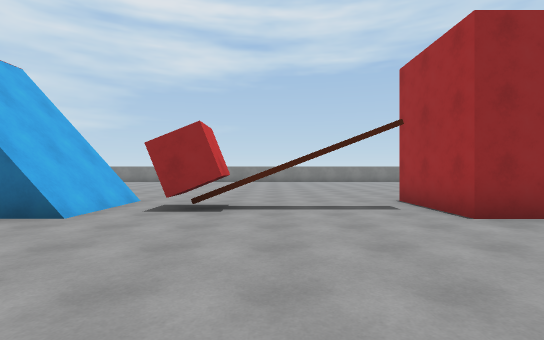
view 1 (above)

24 first-person views from a walk through a 3-D level made in the Unity game engine. The camera is 1.4 m above the floor, looks level and sees 85° across. The floor is counted in squares, 2 m on a side. Each view is taken from the middle of a square. On the plan, view 1 faces up. The plan holds only what a view shows up to about 10 squares ahead; the rest is blank. The place goes on beyond the plan. The player character is not drawn. Surface patterns are stand-ins for the level's own textures.

view 2
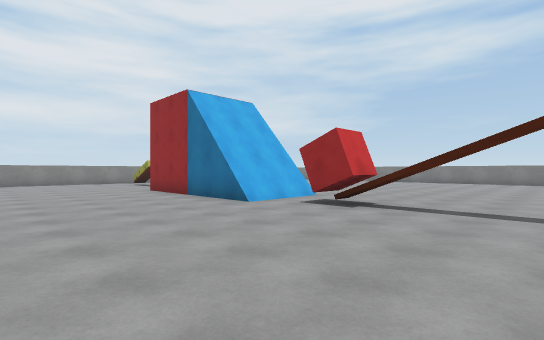

view 3
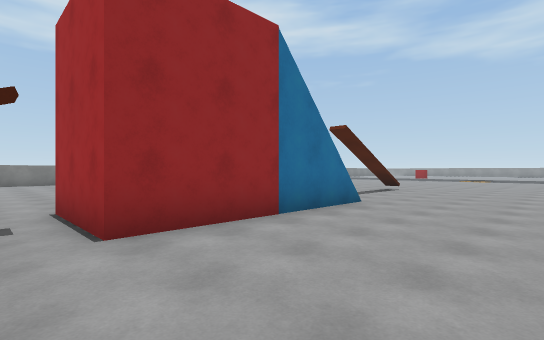

view 4
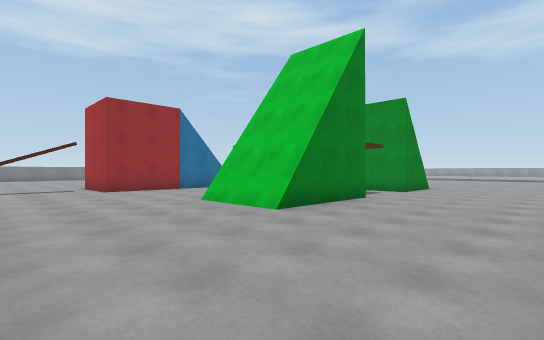

view 5
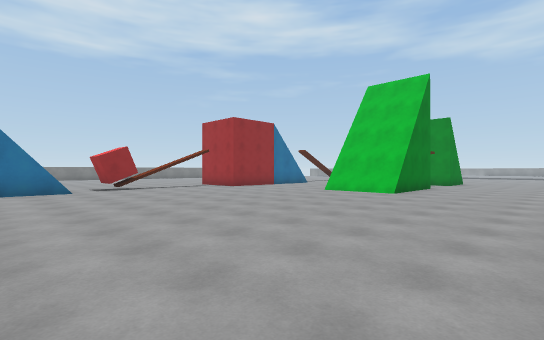

view 6
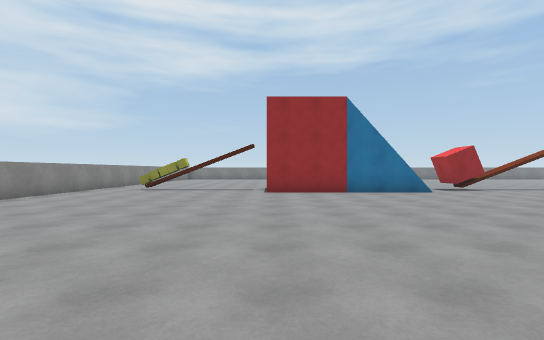

view 7
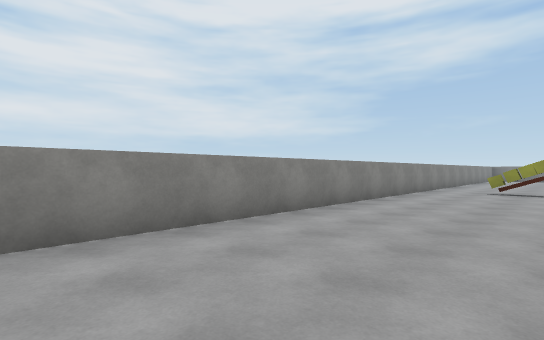

view 8
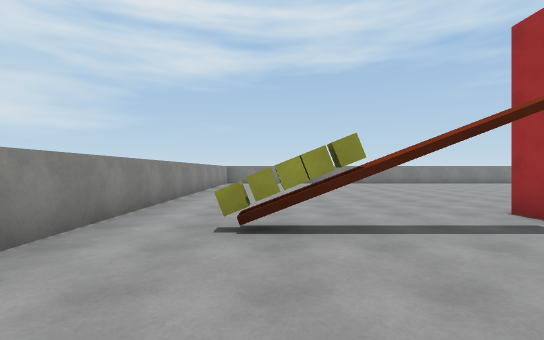

view 9
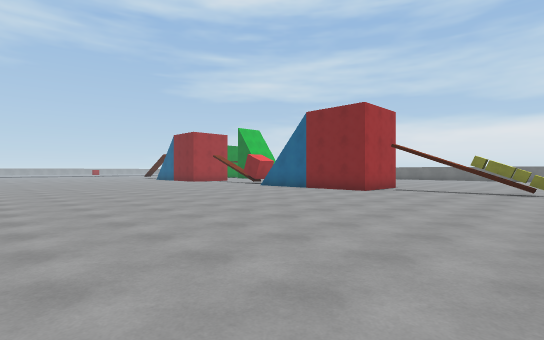

view 10
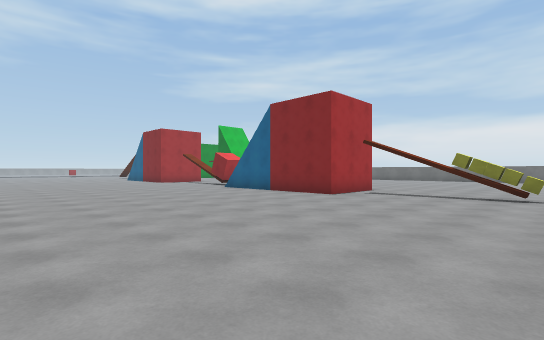

view 11
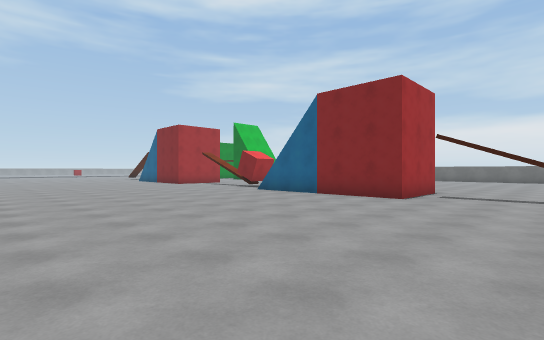

view 12
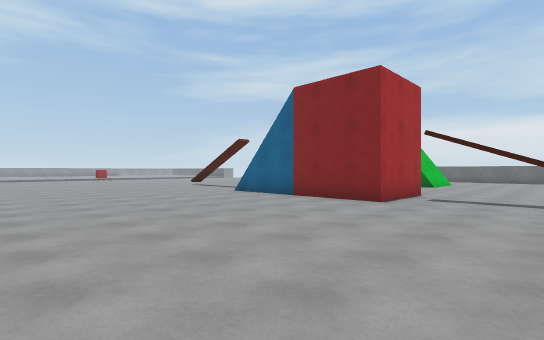

view 13
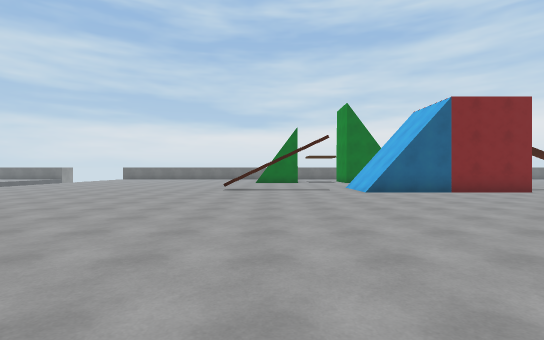

view 14
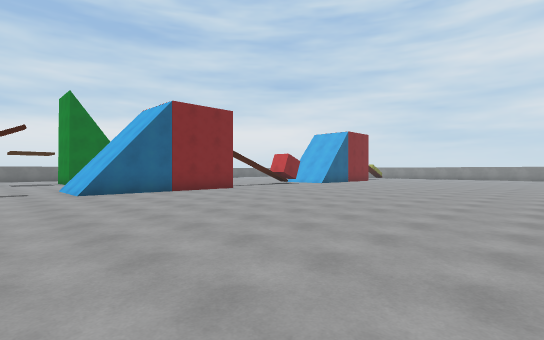

view 15
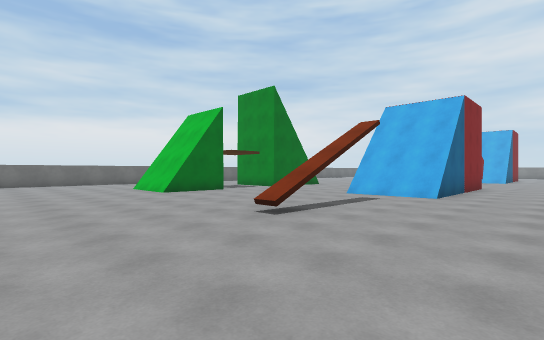

view 16
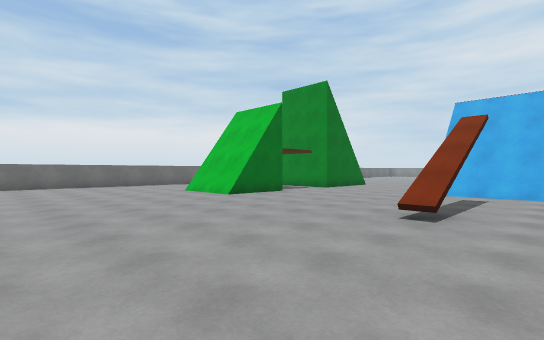

view 17
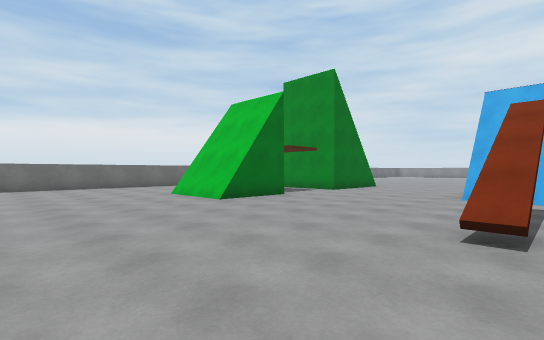

view 18
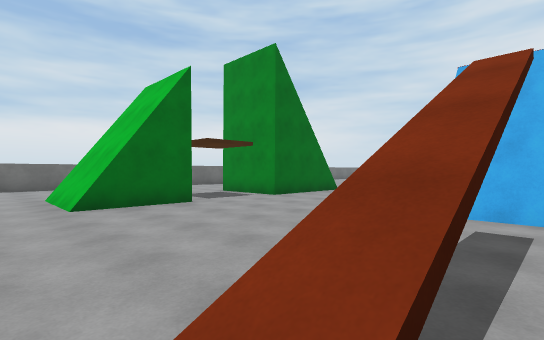

view 19
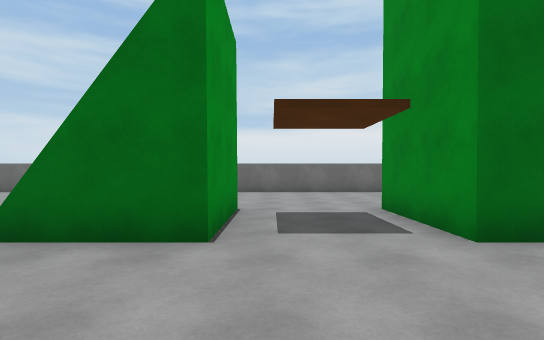

view 20
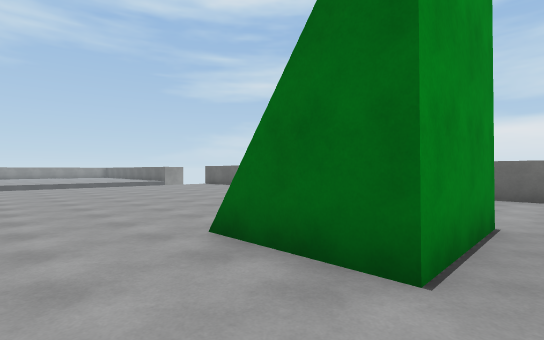

view 21
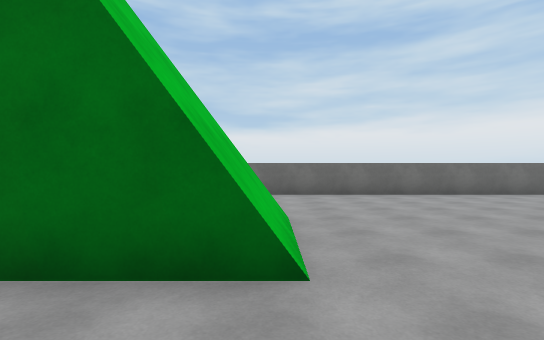

view 22
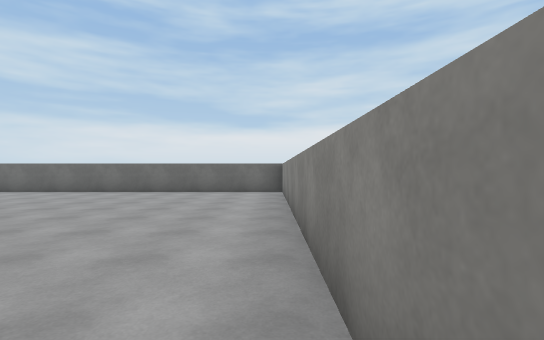

view 23
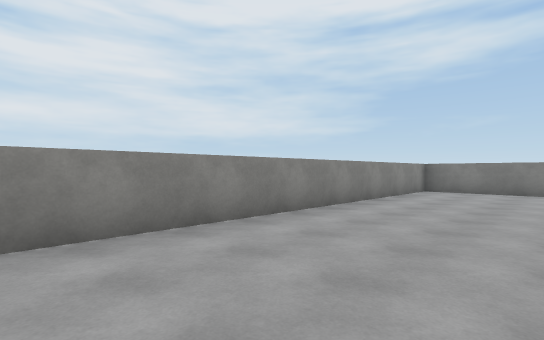

view 24
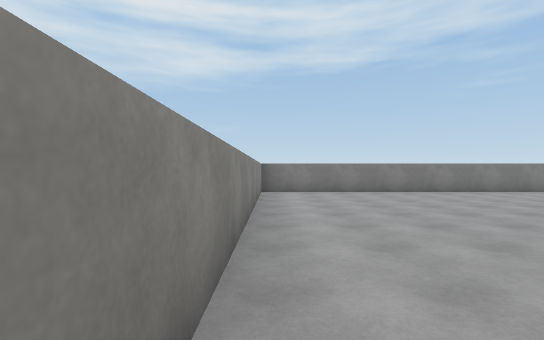

### Floor plan
Points are (right, up) in squares from view 1. A wall is a line through its corners. A room is listed if a view was taken in it or the views show most of it. See-through windows are left out.
Room 1 (views 1, 2, 3, 4, 5, 6, 7, 8, 9, 10, 11, 12, 13, 14, 15, 16, 17, 18, 19, 20, 21, 22, 23, 24)
walls: (2.9, 6.7) (7.3, 6.7) (7.3, 4.3) (2.9, 4.3) (2.9, 6.7); (7.6, 6.7) (7.6, 4.3); (0.6, 5.3) (-0.5, 5.3); (3.9, 0.1) (7, 0.1) (7, -2.4) (3.9, -2.4); (-3.5, 6.8) (-3.5, 4.3) (-8.2, 4.3) (-8.2, 6.7) (-4.1, 6.7); (4.1, -2.4) (4.1, 0.1); (4.2, -2.4) (4.2, 0.1); (10.5, -2.4) (9.6, -2.4) (9.6, 0.1) (11.4, 0.1) (11.4, -2.4); (-5.4, 17.4) (-14.3, 17.4) (-14.3, -5.9); (-3.8, -6.4) (12.5, -6.4); (14.1, -6.4) (17.6, -6.4); (-14.4, -6.4) (-5.4, -6.4)
low walls: (7.7, 6.7) (7.7, 4.3); (8, 6.5) (8, 4.5); (-3.1, 6.5) (-3.1, 4.5); (-3.3, 6.8) (-3.3, 4.3); (3.9, -2.4) (3.9, 0.1)
objects: other object (-12, 6); other object (-11, 6); other object (-2, 5) to (-1, 6)

Where each view was taken, in squares from view 1:
view 1: 0 up, 0 right, facing up
view 2: 0 up, 2 right, facing up-left
view 3: 1 up, 2 right, facing up-right
view 4: 6 down, 0 right, facing up-right
view 5: 6 down, 5 left, facing up-right
view 6: 5 down, 8 left, facing up
view 7: 5 down, 11 left, facing up-left
view 8: 2 up, 12 left, facing up
view 9: 16 up, 13 left, facing down-right
view 10: 14 up, 13 left, facing down-right
view 11: 14 up, 11 left, facing down-right
view 12: 13 up, 0 right, facing down-right
view 13: 16 up, 11 right, facing down
view 14: 16 up, 10 right, facing down-left
view 15: 9 up, 16 right, facing down-left
view 16: 7 up, 17 right, facing down-left
view 17: 6 up, 16 right, facing down-left
view 18: 6 up, 13 right, facing down-left
view 19: 3 up, 9 right, facing down
view 20: 2 up, 9 right, facing down-right
view 21: 2 up, 4 right, facing down
view 22: 3 up, 14 left, facing down
view 23: 7 up, 11 left, facing up-left
view 24: 8 up, 14 left, facing up
